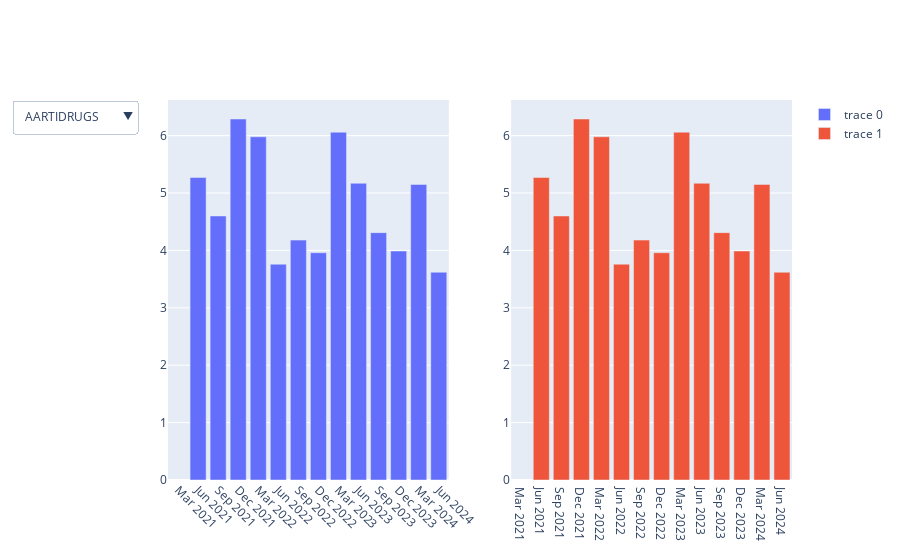

Here is the notebook cell this chart was saved with:
### Code cell
import plotly.graph_objects as go
from plotly.subplots import make_subplots

fig = go.Figure()
fig = make_subplots(rows=1, cols=2)

# add trace only for first stock
x = df['Quarters']
y1 = df['526433']
y2 = df['526433']

trace1 = go.Bar(x=x,y=y1)
trace2 = go.Bar(x=x,y=y2)

fig.add_traces(trace1,rows=1, cols=1)
fig.add_traces(trace2,rows=1, cols=2)

# create `list` with a `dict` for each column
buttons = [{'method': 'update', 'label': col, 'args': [{'y': [df[col]]}]} 
           for col in df.iloc[:, 1:]]

# add menus
updatemenus = [{'buttons': buttons,
                'direction': 'down',
                'showactive': True,},
              {'buttons': buttons,
                'direction': 'down',
                'showactive': True,}
              ]

# update layout with buttons, and show the figure
fig.update_layout(updatemenus=updatemenus, xaxis=dict(tickangle=45))
fig.show()
